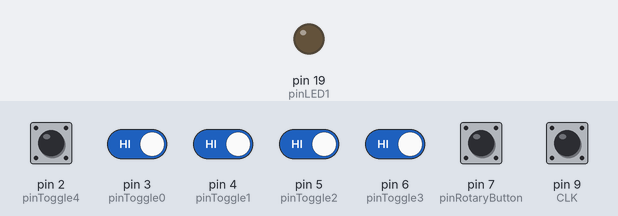
Simulated run of this sketch. Board: SparkFun Pro Micro, built with avr-gcc and run on an emulated ATmega32U4. Shown: output pins drawn as LEDs (lit = HIGH). The test bench sets the inputs (shaded band); at power-on: pin 2 (pinToggle4), pin 3 (pinToggle0), pin 4 (pinToggle1), pin 5 (pinToggle2), pin 6 (pinToggle3), pin 7 (pinRotaryButton), pin 9 (CLK) HIGH. USB keyboard and mouse output is not drawn.

Above: at 1.2 s.
1.3 s: pin 2 (pinToggle4) pulsed LOW 2 times (0.12 s each, 0.3 s apart)
At 2.7 s:
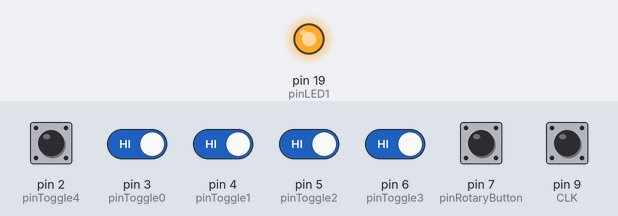
3.4 s: pin 2 (pinToggle4) driven LOW
At 4.4 s:
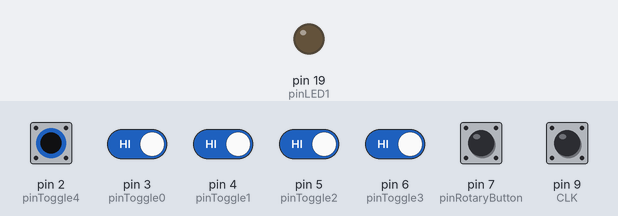
4.9 s: pin 2 (pinToggle4) driven HIGH
At 5.5 s:
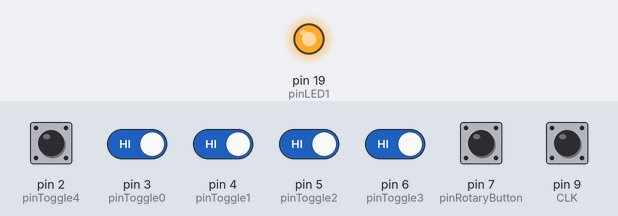
Timing chart, 0 to 7.9 s (numbered marks = the images above; inputs shaded):
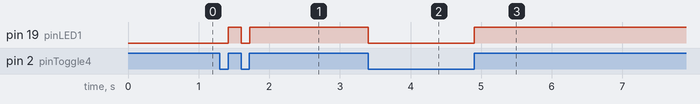

Measured:
- after the input at 1.3 s, pin 19 (pinLED1): LOW → HIGH after 0.12 s, → LOW 0.18 s later, → HIGH 0.12 s later
- after the input at 3.4 s, pin 19 (pinLED1): HIGH → LOW at once
- after the input at 4.9 s, pin 19 (pinLED1): LOW → HIGH at once

The sketch:

DesktopCockpit_1.5.2.ino
```cpp
/*
Author: Tyler Griggs
Board: Arduino Pro Micro (Leonardo)
Designed for use with Microsoft Flight Simulator (MFS) 2020
*/
#include <Joystick.h>

// Toggle Switches
#define pinToggle4 2
#define pinToggle0 3
#define pinToggle1 4
#define pinToggle2 5
#define pinToggle3 6
// Rotary Encoder
#define pinRotaryButton 7
#define DT              8
#define CLK             9
// LED
#define pinLED1    19

// Initialize Joystick Object from Library
Joystick_ Joystick;

// Current and Previous States for each Toggle Switch
int stateToggle0;
int stateToggle1;
int stateToggle2;
int stateToggle3;
int stateToggle4;
int lastStateToggle0;
int lastStateToggle1;
int lastStateToggle2;
int lastStateToggle3;
int lastStateToggle4;

// Current and Previous States for Rotary Encoder
int stateRotaryButton;
int stateCLK;
int lastStateRotaryButton;
int lastStateCLK;

void setup() {
  // Initialize Button Pins
  pinMode(pinToggle0, INPUT); //set the button pin as INPUT
  pinMode(pinToggle1, INPUT); //set the button pin as INPUT
  pinMode(pinToggle2, INPUT); //set the button pin as INPUT
  pinMode(pinToggle3, INPUT); //set the button pin as INPUT
  pinMode(pinToggle4, INPUT); //set the button pin as INPUT
  // Initialize Rotary Encoders
  pinMode(pinRotaryButton, INPUT_PULLUP); //set the button pin as INPUT
  pinMode(CLK,INPUT);  // Set encoder pins as inputs
  pinMode(DT,INPUT);
  // Initialize LEDs
  pinMode(pinLED1, OUTPUT);

  // Record Current States
  lastStateToggle0 = digitalRead(pinToggle0);
  lastStateToggle1 = digitalRead(pinToggle1);
  lastStateToggle2 = digitalRead(pinToggle2);
  lastStateToggle3 = digitalRead(pinToggle3);
  lastStateToggle4 = digitalRead(pinToggle4);
  lastStateRotaryButton = digitalRead(pinRotaryButton);
  lastStateCLK     = digitalRead(CLK);

  // Start the Joystick (Gamepad) Object
  Joystick.begin();
}

void loop() {

  // Toggle Switch Logic, essentially holds down the button according to the switch position
  stateToggle0 = digitalRead(pinToggle0); //read the state of pin
  if(stateToggle0 != lastStateToggle0) { //if switch is toggled
     Joystick.setButton(0, stateToggle0); // Gamepad Button 1
  }
  stateToggle1 = digitalRead(pinToggle1);
  if(stateToggle1 != lastStateToggle1) {
     Joystick.setButton(1, stateToggle1); // Gamepad Button 2
  }
  stateToggle2 = digitalRead(pinToggle2);
  if(stateToggle2 != lastStateToggle2) {
     Joystick.setButton(2, stateToggle2); // Gamepad Button 3
  }
  stateToggle3 = digitalRead(pinToggle3);
  if(stateToggle3 != lastStateToggle3) {
     Joystick.setButton(3, stateToggle3); // Gamepad Button 4
  }


  // Autopilot On/Off with LED Indicator
  // MFS2020 Requires seperate buttons for Autopilot On/Off in Controls
  stateToggle4 = digitalRead(pinToggle4);
  if(stateToggle4 != lastStateToggle4) { //if switch has been changed
    if(stateToggle4 == HIGH) {      // Toggle is UP
      digitalWrite(pinLED1, HIGH);  // Turn on LED
      Joystick.pressButton(5);      // Gamepad Button 6
      delay(50);                    // Keep the "button" held for brief period
      Joystick.releaseButton(5);
      }
    else {                      // Toggle is DOWN
      digitalWrite(pinLED1, LOW); // Turn off LED
      Joystick.pressButton(4); // Gamepad Button 5
      delay(50);
      Joystick.releaseButton(4);
      }
  }


  // Rotary Encoder Logic
  stateRotaryButton = digitalRead(pinRotaryButton);
  if(stateRotaryButton != lastStateRotaryButton) { // Rotary Button is pressed
     Joystick.setButton(8, stateRotaryButton); // Gamepad Button 9
  }
  stateCLK = digitalRead(CLK);
  // If last and current state of CLK are different, then pulse occurred
  // React to only 1 state change to avoid double count
  if (stateCLK != lastStateCLK  && stateCLK == 1){
    // If the DT state is different than the CLK state then
    // the encoder is rotating CCW so decrement
    if (digitalRead(DT) != stateCLK) {
      // Positive
      Joystick.pressButton(7); // Gamepad Button 8
      delay(15);
      Joystick.releaseButton(7);
    } else {
      // Negative
      Joystick.pressButton(6); // Gamepad Button 7
      delay(15);
      Joystick.releaseButton(6);
    }
  }

  // Remember Last States for next loop
  lastStateToggle0 = stateToggle0;
  lastStateToggle1 = stateToggle1;
  lastStateToggle2 = stateToggle2;
  lastStateToggle3 = stateToggle3;
  lastStateToggle4 = stateToggle4;
  lastStateRotaryButton = stateRotaryButton;
  lastStateCLK     = stateCLK;

  delay(5);
}
```
